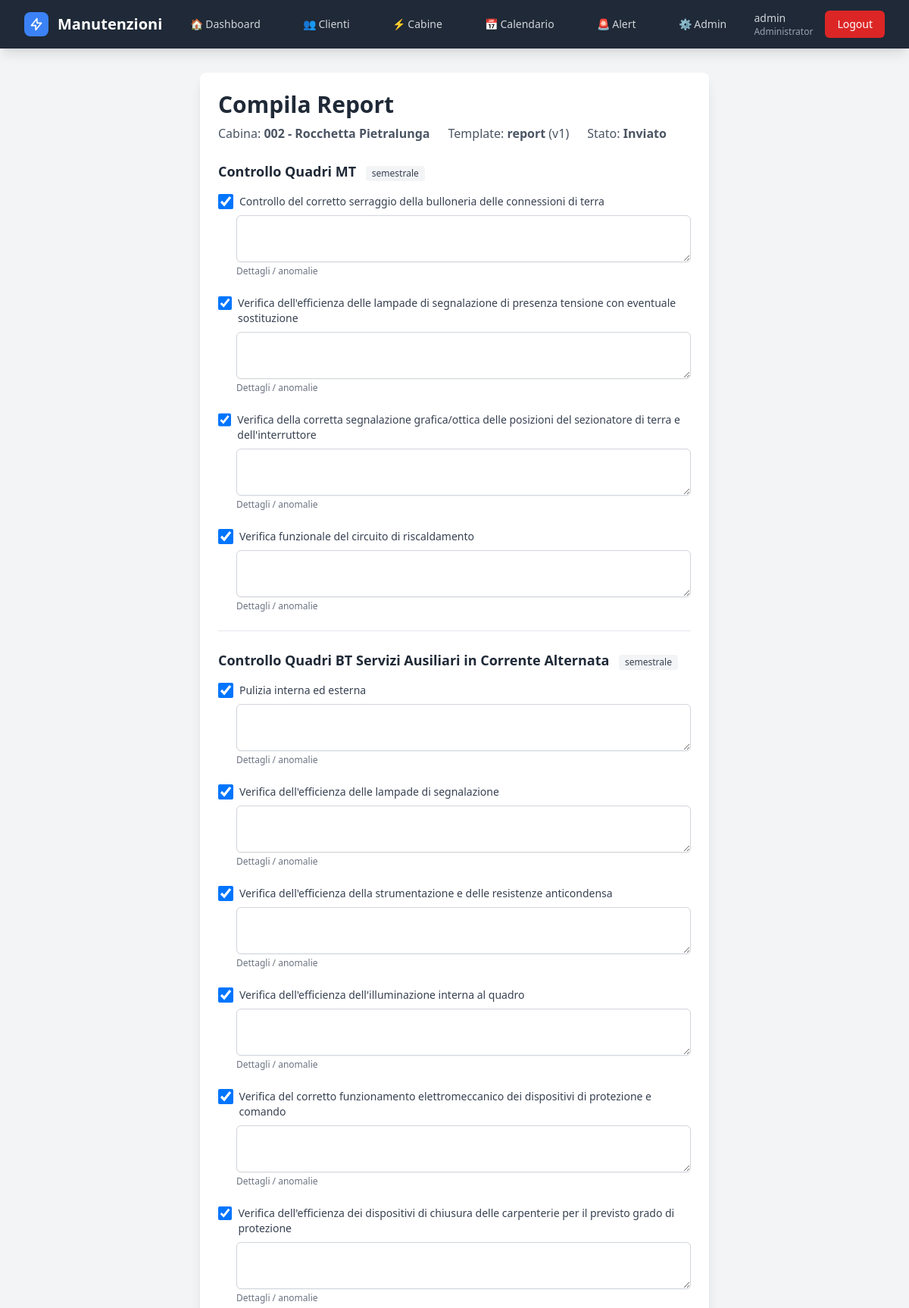
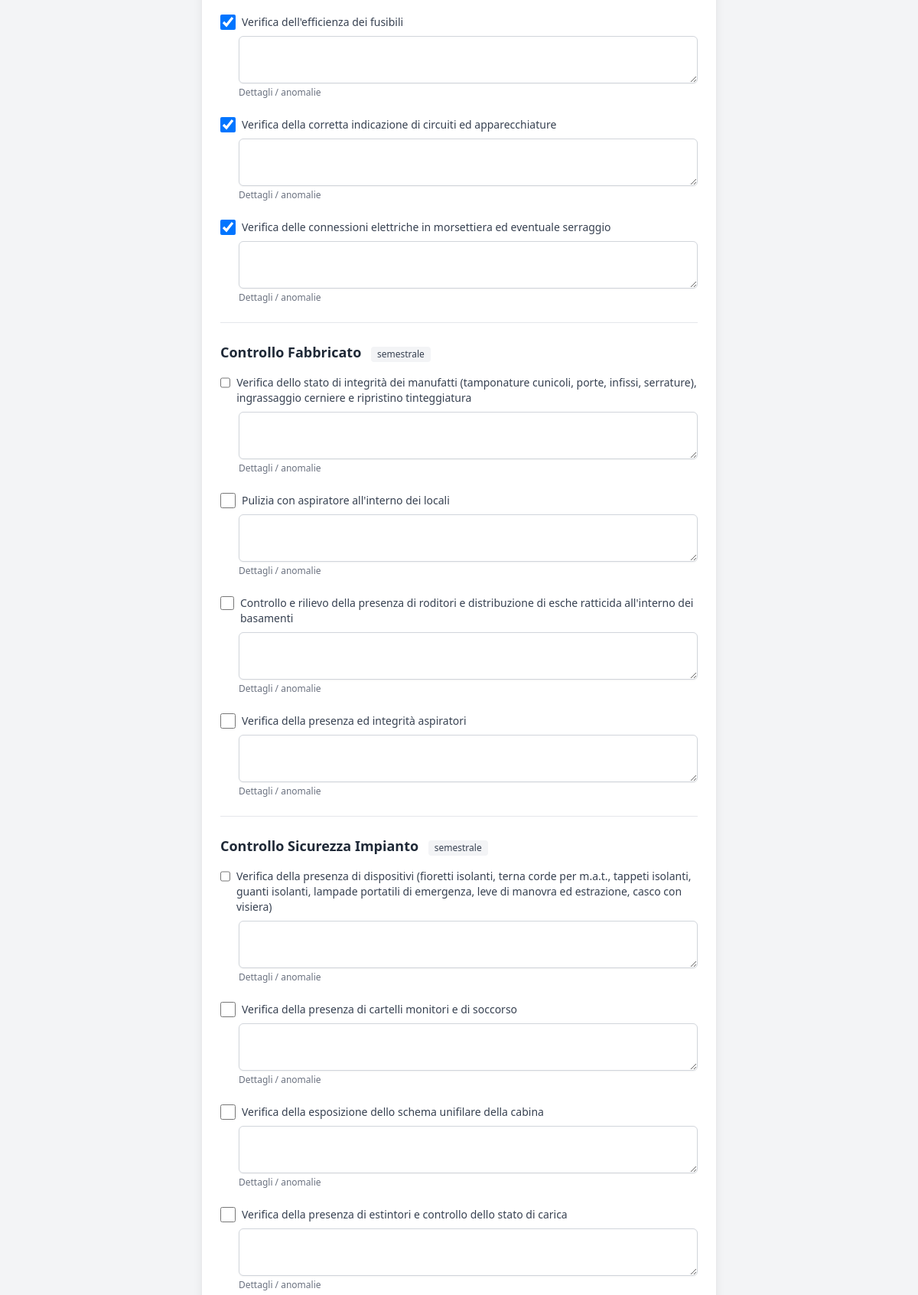
The page /manutenzioni/21/report/ (signed in, upper part) on the database its author committed (2 pictures, top to bottom).
### gestione/models.py (models this page shows, shortened)
class User(AbstractUser):
    RUOLI_CHOICES = [
        ('Administrator', 'Administrator'),
        ('Controlroom', 'Controlroom'),
        ('Operatore', 'Operatore'),
    ]
    ruolo = models.CharField(max_length=20, choices=RUOLI_CHOICES, default='Operatore')
    def is_administrator(self):
        return self.is_superuser or self.ruolo == 'Administrator'

class ReportCompilato(models.Model):
    manutenzione = models.OneToOneField(
        "ManutenzioneProgrammata", on_delete=models.CASCADE, related_name="report"
    )
    cabina = models.ForeignKey("Cabina", on_delete=models.PROTECT)
    template = models.ForeignKey(ReportTemplate, on_delete=models.PROTECT)
    schema_snapshot = models.JSONField()
    dati = models.JSONField(default=dict)
    STATO_CHOICES = (("bozza", "Bozza"), ("inviato", "Inviato"))
    stato = models.CharField(max_length=20, choices=STATO_CHOICES, default="bozza")
    compilato_da = models.ForeignKey(
        settings.AUTH_USER_MODEL, on_delete=models.PROTECT, related_name="report_compilati"
    )
    compilato_il = models.DateTimeField(auto_now_add=True)

class Cabina(models.Model):
    nome = models.CharField(max_length=200, verbose_name="Nome/Denominazione")
    matricola = models.CharField(max_length=50, unique=True, verbose_name="Matricola")
    cliente = models.ForeignKey(Cliente, on_delete=models.CASCADE, related_name='cabine', verbose_name="Cliente")
    fonte = models.CharField(max_length=50,blank=True,verbose_name="Fonte energetica")
    guardiania = models.CharField(max_length=100, blank=True, verbose_name="Guardiania")
    chiave = models.CharField(max_length=50, blank=True, verbose_name="N° Chiave")
    pod = models.CharField(max_length=50, blank=True, verbose_name="POD")
    telefono_guardiania = models.CharField(max_length=20, blank=True, verbose_name="Tel. Guardiania")
    societa_proprietaria = models.CharField(max_length=100, blank=True, verbose_name="Società proprietaria")
    latitudine = models.DecimalField(max_digits=10, decimal_places=8, null=True, blank=True, verbose_name="Latitudine")
    longitudine = models.DecimalField(max_digits=11, decimal_places=8, null=True, blank=True, verbose_name="Longitudine")
    attiva = models.BooleanField(default=True, verbose_name="Attiva")
    note = models.TextField(blank=True, verbose_name="Note")
    template_report = models.ForeignKey(
        'ReportTemplate',
        on_delete=models.SET_NULL,
        null=True,
        blank=True,
        related_name='cabine_assegnate',
        verbose_name="Template report"
    )
    def __str__(self):
        return f"{self.matricola} - {self.nome}"
    class Meta:
        verbose_name = "Cabina"
        verbose_name_plural = "Cabine"
        ordering = ['matricola']

class ReportTemplate(models.Model):
    nome = models.CharField(max_length=200)
    descrizione = models.TextField(blank=True)
    frequenza = models.CharField(max_length=20, blank=True)
    versione = models.PositiveIntegerField(default=1)
    attivo = models.BooleanField(default=True)
    schema = models.JSONField(default=dict)
    creato_da = models.ForeignKey(
        settings.AUTH_USER_MODEL, on_delete=models.PROTECT, related_name="report_template_creati"
    )
    creato_il = models.DateTimeField(auto_now_add=True)

class ManutenzioneProgrammata(models.Model):
    TIPO_CHOICES = [
        ('semestrale', 'Ordinaria Semestrale'),
        ('annuale', 'Ordinaria Annuale'),
        ('mensile', 'Mensile Lite'),
        ('spot', 'Spot / Extra'),
    ]
    STATO_CHOICES = [
        ('programmata', 'Programmata'),
        ('completata', 'Completata'),
        ('inviata', 'Inviata'),
        ('fatturata', 'Fatturata')
    ]
    cabina = models.ForeignKey(Cabina, on_delete=models.CASCADE, related_name='manutenzioni')
    tipo = models.CharField(max_length=20, choices=TIPO_CHOICES, default='semestrale')
    data_programmata = models.DateField()
    data_completamento = models.DateField(null=True, blank=True)
    stato = models.CharField(max_length=20, choices=STATO_CHOICES, default='programmata')
    operatore = models.ForeignKey(User, on_delete=models.SET_NULL, null=True, blank=True)
    note = models.TextField(blank=True)
    creata_da = models.ForeignKey(User, on_delete=models.SET_NULL, null=True, related_name='manutenzioni_create')
    data_creazione = models.DateTimeField(auto_now_add=True)
    class Meta:
        ordering = ['data_completamento']
        verbose_name = 'Manutenzione Programmata'
        verbose_name_plural = 'Manutenzioni Programmate'

### gestione/views.py (the view, shortened to what this page needs)
# urls.py: path("manutenzioni/<int:pk>/report/", views.report_compila, name="report_compila"),
@login_required
@transaction.atomic
def report_compila(request, pk):
    from .models import ManutenzioneProgrammata  # importa dal modulo corretto
    manut = get_object_or_404(ManutenzioneProgrammata, pk=pk)
    if not _can_fill_reports(request.user):  # implementato da te
        messages.error(request, "Non hai i permessi per compilare report.")
        return redirect('dettaglio_cabina', matricola=manut.cabina.matricola)
    frequenza = getattr(manut, "tipo", "")  # "semestrale"/"annuale"/...
    template = seleziona_template(manut.cabina, frequenza)  # implementato da te
    if not template:
        messages.error(
        request,
        "Nessun template assegnato alla cabina. Assegna un template report dalla scheda cabina oppure contatta l’amministratore."
        )
        return redirect('dettaglio_cabina', matricola=manut.cabina.matricola)
    report, created = ReportCompilato.objects.get_or_create(
        manutenzione=manut,
        defaults={
            "cabina": manut.cabina,
            "template": template,
            "schema_snapshot": template.schema,  # snapshot per versioning
            "compilato_da": request.user,
        }
    )
    form = build_report_form(report.schema_snapshot, initial=report.dati)
    return render(request, "report/compila.html", {"report": report, "form": form, "schema": report.schema_snapshot})

### gestione/context_processors.py (called while the page is built)
def alert_count(request):
    if not request.user.is_authenticated:
        return {}
    alert_attivi = Alert.objects.filter(silenziato=False)
    scaduti = sum(1 for a in alert_attivi if a.priorita == "scaduto")
    in_scadenza = sum(1 for a in alert_attivi if a.priorita == "in_scadenza")
    return {
        "alert_scaduti": scaduti,
        "alert_in_scadenza": in_scadenza,
        "alert_count": scaduti + in_scadenza,
    }

### gestione/forms.py (called while the page is built)
def _style_field(field, kind, *, multiple=False):
    base = "mt-1 block w-full rounded-md border border-gray-300 shadow-sm focus:border-orange-500 focus:ring-orange-500 text-sm"
    if kind == "bool":
        field.widget.attrs.update({
            "class": "h-5 w-5 rounded border-gray-300 text-orange-600 focus:ring-orange-500"
        })
    elif kind == "textarea":
        field.widget.attrs.update({"class": base, "rows": "3"})
    elif kind == "image":
        attrs = {"class": base + " min-h-11 py-2.5", "accept": "image/*", "capture": "environment"}
        field.widget.attrs.update(attrs)
    else:
        field.widget.attrs.update({"class": base + " min-h-11 py-2.5"})

### gestione/models.py (called while the page is built)
    @property
    def giorni_restanti(self):
        data_riferimento = self.posticipato_a or self.scadenza
        return (data_riferimento - timezone.localdate()).days

    @property
    def priorita(self):
        giorni = self.giorni_restanti
        if giorni < 0:
            return "scaduto"
        elif giorni < 30:
            return "in_scadenza"
        else:
            return "normale"

### gestione/views.py (called while the page is built)
def _can_fill_reports(user):
    return getattr(user, "is_administrator", lambda: False)() or getattr(user, "is_controlroom", lambda: False)()

def seleziona_template(cabina, frequenza: str | None):
    return getattr(cabina, "template_report", None)

### templates/report/compila.html (shortened to what this page needs)
{% extends "base.html" %}
{% load static %}
{% block content %}
<div class="container mx-auto px-4 sm:px-6 py-6 sm:py-8">
  <div class="max-w-2xl mx-auto">
    <div class="bg-white shadow-lg rounded-lg p-4 sm:p-6">
      <div class="mb-6">
        <h1 class="text-2xl sm:text-3xl font-bold text-gray-800">Compila Report</h1>
        <div class="mt-2 text-gray-600 text-sm sm:text-base flex flex-col sm:flex-row sm:items-center sm:gap-6">
          <p>Cabina: <strong>{{ report.cabina }}</strong></p>
          <p>Template: <strong>{{ report.template.nome }}</strong> (v{{ report.template.versione }})</p>
          <p>Stato: <strong>{{ report.get_stato_display }}</strong></p>
        </div>
      </div>
      <form method="post" enctype="multipart/form-data" class="space-y-6">
        {% for section in form.bound_sections %}
          <div>
            <h2 class="text-base sm:text-lg font-semibold text-gray-800 mb-3 sm:mb-4">
              {{ section.title }}
              {% if section.frequency %}
                <span class="ml-2 inline-flex items-center rounded bg-gray-100 px-2 py-0.5 text-xs font-medium text-gray-700">
                  {{ section.frequency }}
                </span>
              {% endif %}
            </h2>
            <div class="space-y-6">
              {% for el in section.items %}
                {% with field=el.field item=el.item value=el.value %}
                  {% if item.type == "bool" %}
                    <div class="mb-5">
                      <label class="flex items-start">
                        {{ field }}
                        <span class="ml-2 text-sm text-gray-700">{{ item.label }}</span>
                      </label>
                      {% if el.note_field %}
                        <div class="mt-2 ml-6">
                          {{ el.note_field }}
                          {% if el.note_field.help_text %}
                            <p class="mt-1 text-xs text-gray-500">{{ el.note_field.help_text }}</p>
                          {% endif %}
                        </div>
                      {% endif %}
                    </div>
                  {% endif %}
                {% endwith %}
              {% endfor %}
            </div>
          </div>
          {% if not forloop.last %}
            <hr class="my-6 border-gray-200">
          {% endif %}
        {% endfor %}
      </form>
    </div>
  </div>
</div>
{% endblock %}

### templates/base.html (shortened to what this page needs)
<!DOCTYPE html>
<html lang="it">
<head>
    <script src="https://cdn.tailwindcss.com"></script>
<link href="https://cdn.jsdelivr.net/npm/fullcalendar@6.1.10/index.global.min.css" rel="stylesheet">
</head>
<body class="bg-gray-100 min-h-screen">
    {% if user.is_authenticated %}
    <nav class="bg-primary shadow-lg fixed w-full top-0 z-50">
        <div class="max-w-7xl mx-auto px-4 sm:px-6 lg:px-8">
            <div class="flex justify-between h-16">
                <div class="flex items-center">
                    <div class="flex-shrink-0">
                        <a href="{% url 'dashboard' %}" class="flex items-center">
                            <div class="w-8 h-8 bg-blue-500 rounded-lg flex items-center justify-center mr-3">
                                <svg class="w-5 h-5 text-white" fill="none" stroke="currentColor" viewBox="0 0 24 24">
                                    <path stroke-linecap="round" stroke-linejoin="round" stroke-width="2"
                                        d="M13 10V3L4 14h7v7l9-11h-7z"></path>
                                </svg>
                            </div>
                            <span class="text-white text-xl font-bold">Manutenzioni</span>
                        </a>
                    </div>
                </div>
                <div class="hidden md:flex items-center space-x-8">
                    <a href="{% url 'dashboard' %}"
                        class="text-gray-300 hover:text-white px-3 py-2 rounded-md text-sm font-medium transition-colors
                              {% if request.resolver_match.url_name == 'dashboard' %}bg-secondary text-white{% endif %}">
                        🏠 Dashboard
                    </a>
                    <a href="{% url 'lista_clienti' %}" class="text-gray-300 hover:text-white px-3 py-2 rounded-md text-sm font-medium transition-colors
                              {% if 'clienti' in request.resolver_match.url_name %}bg-secondary text-white{% endif %}">
                        👥 Clienti
                    </a>
                    <a href="{% url 'lista_cabine' %}" class="text-gray-300 hover:text-white px-3 py-2 rounded-md text-sm font-medium transition-colors
                              {% if 'cabine' in request.resolver_match.url_name %}bg-secondary text-white{% endif %}">
                        ⚡ Cabine
                    </a>
                    <a href="{% url 'calendario' %}"
   class="text-gray-300 hover:text-white px-3 py-2 rounded-md text-sm font-medium transition-colors
          {% if request.resolver_match.url_name == 'calendario' %}bg-secondary text-white{% endif %}">
    📅 Calendario
</a>
                    <a href="{% url 'lista_alert' %}" class="text-gray-300 hover:text-white px-3 py-2 rounded-md text-sm font-medium transition-colors relative
          {% if request.resolver_match.url_name == 'lista_alert' %}bg-secondary text-white{% endif %}">
                        🚨 Alert
                    </a>
                    {% if user.is_administrator %}
                    <a href="/admin/"
                        class="text-gray-300 hover:text-white px-3 py-2 rounded-md text-sm font-medium transition-colors">
                        ⚙️ Admin
                    </a>
                    {% endif %}
                </div>
                <div class="hidden md:flex items-center space-x-4">
                    <div class="text-gray-300 text-sm">
                        <span class="font-medium">{{ user.get_full_name|default:user.username }}</span>
                        <span class="text-xs block text-gray-400">
                            {% if user.is_administrator %}Administrator
                            {% elif user.is_controlroom %}Control Room
                            {% elif user.is_operatore %}Operatore
                            {% endif %}
                        </span>
                    </div>
                    <a href="{% url 'logout' %}"
                        class="bg-red-600 hover:bg-red-700 text-white px-4 py-2 rounded-md text-sm font-medium transition-colors">
                        Logout
                    </a>
                </div>
            </div>
        </div>
    </nav>
    {% endif %}
    <main class="{% if user.is_authenticated %}pt-16{% endif %}">
        {% block content %}
        {% endblock %}
    </main>
</body>
</html>

### rows shown on the page
User: get_full_name "admin"
ReportCompilato: cabina "002 - Rocchetta Pietralunga", template.nome "report", template.versione "1", stato "Inviato"
ManutenzioneProgrammata: title "Controllo Quadri MT", frequency "semestrale", label "Controllo del corretto serraggio della bulloneria delle connessioni di terra" "Verifica dell'efficienza delle lampade di segnalazione di presenza tensione con eventuale sostituzione" "Verifica della corretta segnalazione grafica/ottica delle posizioni del sezionatore di terra e dell'interruttore" "Verifica funzionale del circuito di riscaldamento" "Pulizia interna ed esterna" "Verifica dell'efficienza delle lampade di segnalazione" "Verifica dell'efficienza della strumentazione e delle resistenze anticondensa" "Verifica dell'efficienza dell'illuminazione interna al quadro" "Verifica del corretto funzionamento elettromeccanico dei dispositivi di protezione e comando" "Verifica dell'efficienza dei dispositivi di chiusura delle carpenterie per il previsto grado di protezione" "Verifica dell'efficienza dei fusibili" "Verifica della corretta indicazione di circuiti ed apparecchiature" "Verifica delle connessioni elettriche in morsettiera ed eventuale serraggio" "Verifica dello stato di integrità dei manufatti (tamponature cunicoli, porte, infissi, serrature), ingrassaggio cerniere e ripristino tinteggiatura" "Pulizia con aspiratore all'interno dei locali" "Controllo e rilievo della presenza di roditori e distribuzione di esche ratticida all'interno dei basamenti" "Verifica della presenza ed integrità aspiratori" "Verifica della presenza di dispositivi (fioretti isolanti, terna corde per m.a.t., tappeti isolanti, guanti isolanti, lampade portatili di emergenza, leve di manovra ed estrazione, casco con visiera)" "Verifica della presenza di cartelli monitori e di soccorso" "Verifica della esposizione dello schema unifilare della cabina" "Verifica della presenza di estintori e controllo dello stato di carica", note_field.help_text "Dettagli / anomalie" "Dettagli / anomalie" "Dettagli / anomalie" "Dettagli / anomalie" "Dettagli / anomalie" "Dettagli / anomalie" "Dettagli / anomalie" "Dettagli / anomalie" "Dettagli / anomalie" "Dettagli / anomalie" "Dettagli / anomalie" "Dettagli / anomalie" "Dettagli / anomalie" "Dettagli / anomalie" "Dettagli / anomalie" "Dettagli / anomalie" "Dettagli / anomalie" "Dettagli / anomalie" "Dettagli / anomalie" "Dettagli / anomalie" "Dettagli / anomalie", title "Controllo Quadri BT Servizi Ausiliari in Corrente Alternata", title "Controllo Fabbricato", title "Controllo Sicurezza Impianto"
